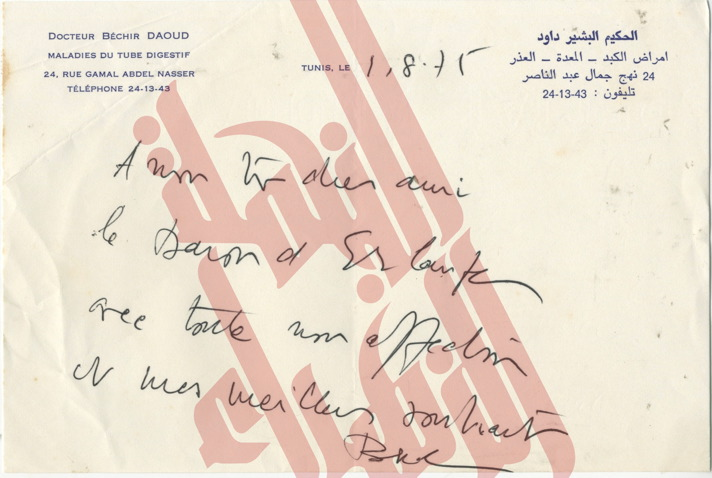
#> input picture DATA/004.jpg, 712 x 478 px; its folder holds 2 pictures in this run
$ python preprocess.py --input ../DATA --out out.png
#> lines starting #> are read from the running program, lines starting #| are printed output that depends on the picture; after the words box and inside, x2 and y2 are one past the last pixel; in counts of white or black regions, pixels touching at a corner belong together
import argparse, os, cv2, numpy as np

def deskew(gray):
    # Estimate skew via image moments
    coords = np.column_stack(np.where(gray < 255))
    if coords.size == 0:
        return gray
    angle = cv2.minAreaRect(coords.astype(np.float32))[-1]
    if angle < -45:
        angle = -(90 + angle)
    else:
        angle = -angle
    (h, w) = gray.shape[:2]
    M = cv2.getRotationMatrix2D((w // 2, h // 2), angle, 1.0)
    rotated = cv2.warpAffine(gray, M, (w, h), flags=cv2.INTER_CUBIC, borderMode=cv2.BORDER_REPLICATE)
    return rotated

def enhance(gray):
    # CLAHE for contrast + bilateral filter to reduce noise while keeping edges
    clahe = cv2.createCLAHE(clipLimit=2.0, tileGridSize=(8,8))
    c = clahe.apply(gray)
    return cv2.bilateralFilter(c, 5, 50, 50)

def binarize(gray):
    return cv2.adaptiveThreshold(gray, 255, cv2.ADAPTIVE_THRESH_GAUSSIAN_C,
                                 cv2.THRESH_BINARY, 31, 15)

def preprocess_one(src_path, out_dir):
    img = cv2.imread(src_path)
    if img is None:
        return None
    gray = cv2.cvtColor(img, cv2.COLOR_BGR2GRAY)
    gray = enhance(gray)
    gray = deskew(gray)
    bw = binarize(gray)
    os.makedirs(out_dir, exist_ok=True)
    out_path = os.path.join(out_dir, os.path.basename(src_path))
    cv2.imwrite(out_path, bw)
    return out_path

def main():
    ap = argparse.ArgumentParser()
    ap.add_argument('--input', required=True)
    ap.add_argument('--out', required=True)
    args = ap.parse_args()
    os.makedirs(args.out, exist_ok=True)
    for name in os.listdir(args.input):
        if name.lower().endswith(('.png','.jpg','.jpeg','.tif','.tiff','.bmp')):
            preprocess_one(os.path.join(args.input, name), args.out)
#> in preprocess_one, img is the input picture: shape (478, 712, 3); mean B, G, R 206.3, 221.7, 235.5
#> in preprocess_one, `gray = cv2.cvtColor(img, cv2.COLOR_BGR2GRAY)`:
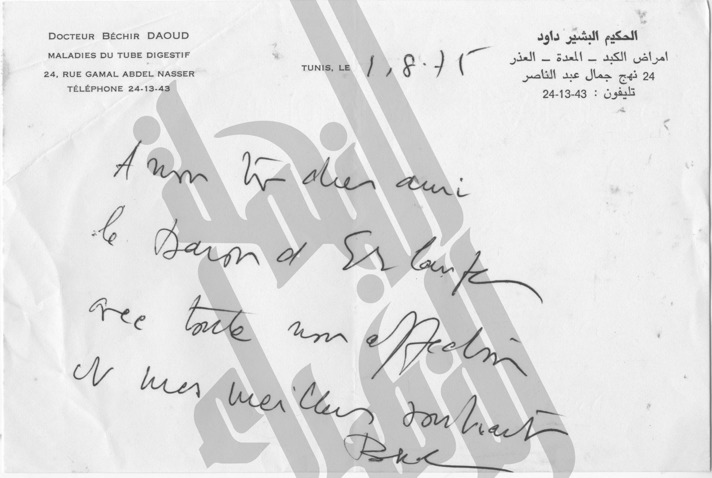
#> gray: shape (478, 712); min 57, max 255, mean 224.1
#> in enhance, `c = clahe.apply(gray)`:
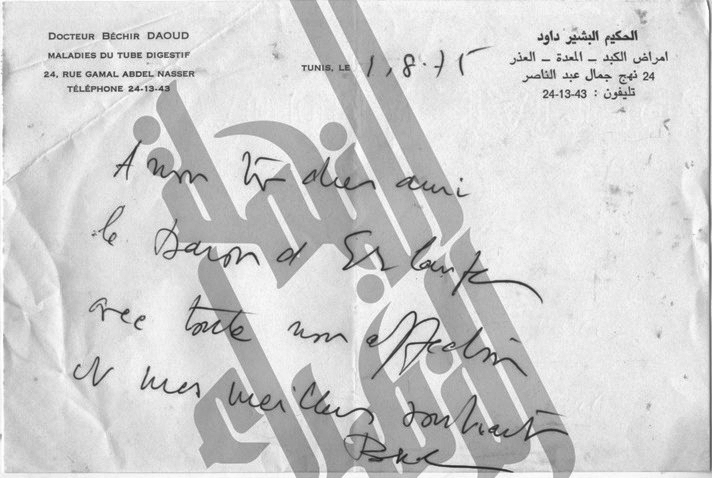
#> c: shape (478, 712); min 31, max 255, mean 208
#> in deskew, `coords = np.column_stack(np.where(gray < 255))`: coords = 340336 pairs, first value 0 to 477, second value 0 to 711
#> in deskew, `angle = cv2.minAreaRect(coords.astype(np.float32))[-1]`: angle = -90
#> in deskew, `angle = -(90 + angle)`: angle = 0
#> in deskew, `M = cv2.getRotationMatrix2D((w // 2, h // 2), angle, 1.0)`: M = [[1, 0, 0], [0, 1, 0]]
#> in binarize, `return cv2.adaptiveThreshold(gray, 255, cv2.ADAPTIVE_THRESH_GAUSSIAN_C..`:
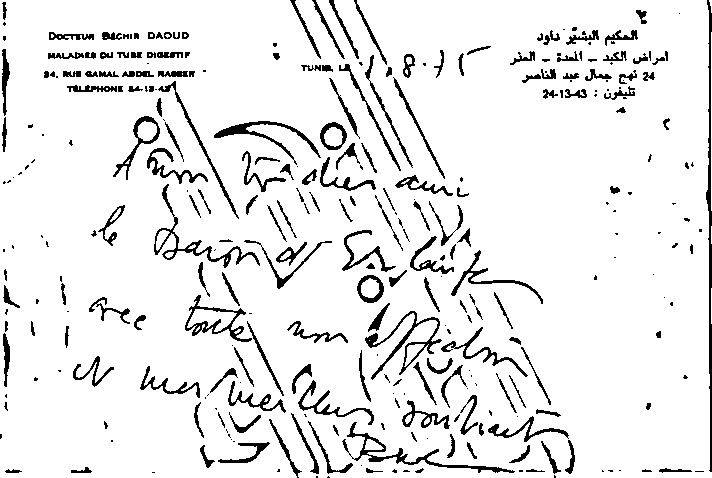
#> returned value: shape (478, 712); 91.5% white; 315 black regions (127 under 20 px), largest, box (x1, y1, x2, y2) and area: (706, 0, 712, 472) 1172, (342, 422, 515, 473) 946, (365, 311, 442, 380) 868
#> pass 2 of the loop in main, `for name in os.listdir(args.input):`:
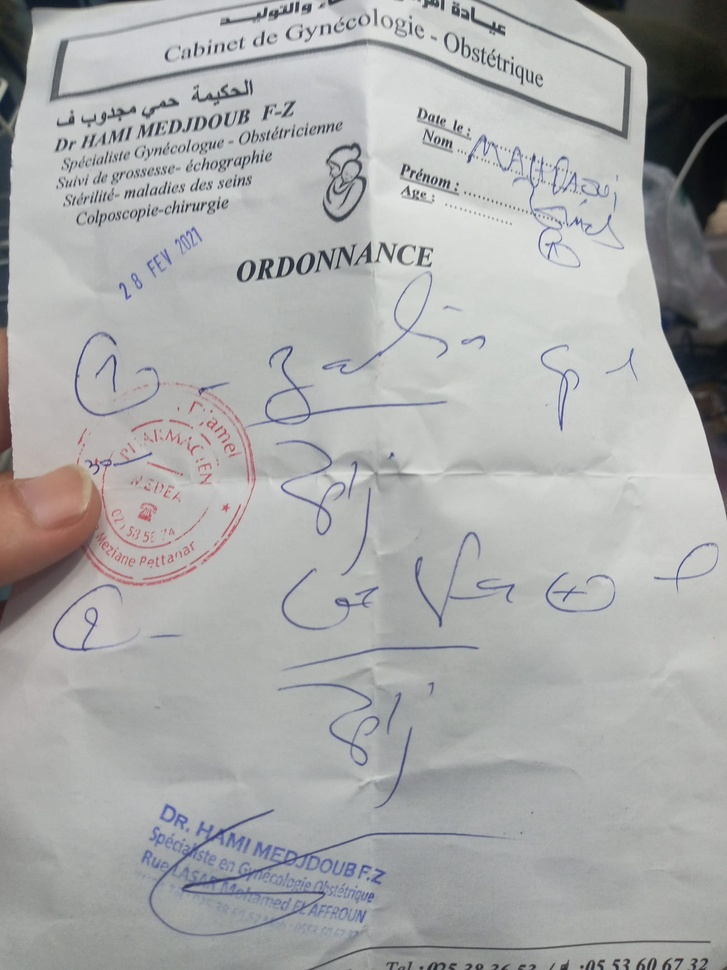
#> input picture DATA/155935879_3690312331017438_5541444963773869314_n.jpg, 727 x 970 px, shrunk from 1511 x 2015 before the run
#> in preprocess_one, img is the input picture: shape (970, 727, 3); mean B, G, R 170.8, 171, 170.2
#> gray: shape (970, 727)
#> in enhance (call 2), `c = clahe.apply(gray)`:
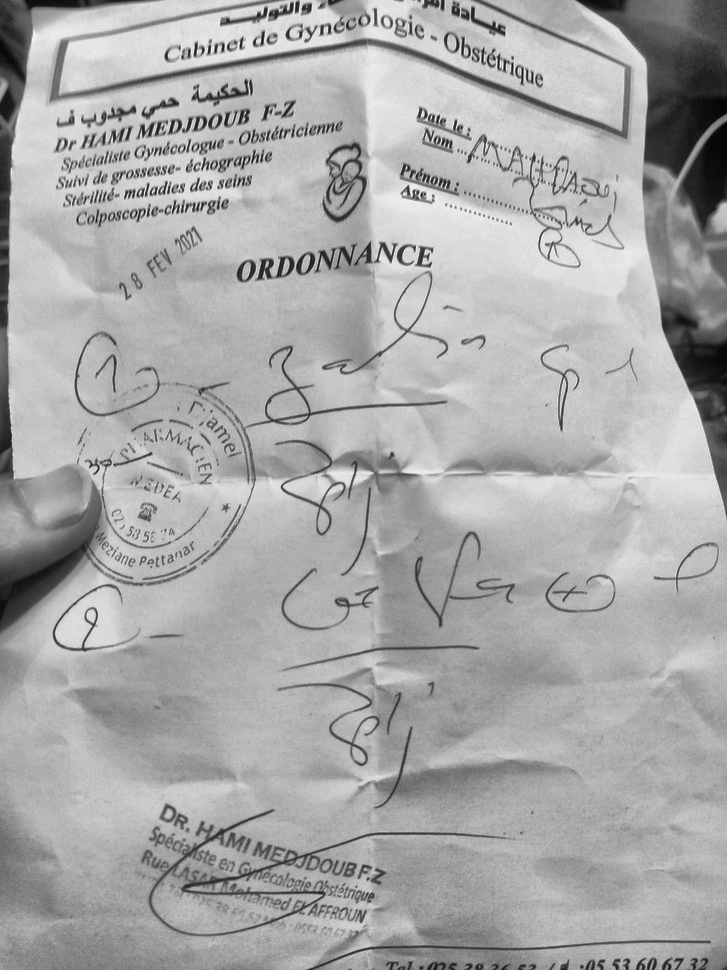
#> c: shape (970, 727); min 2, max 246, mean 168.4
#> in binarize (call 2), `return cv2.adaptiveThreshold(gray, 255, cv2.ADAPTIVE_THRESH_GAUSSIAN_C..`:
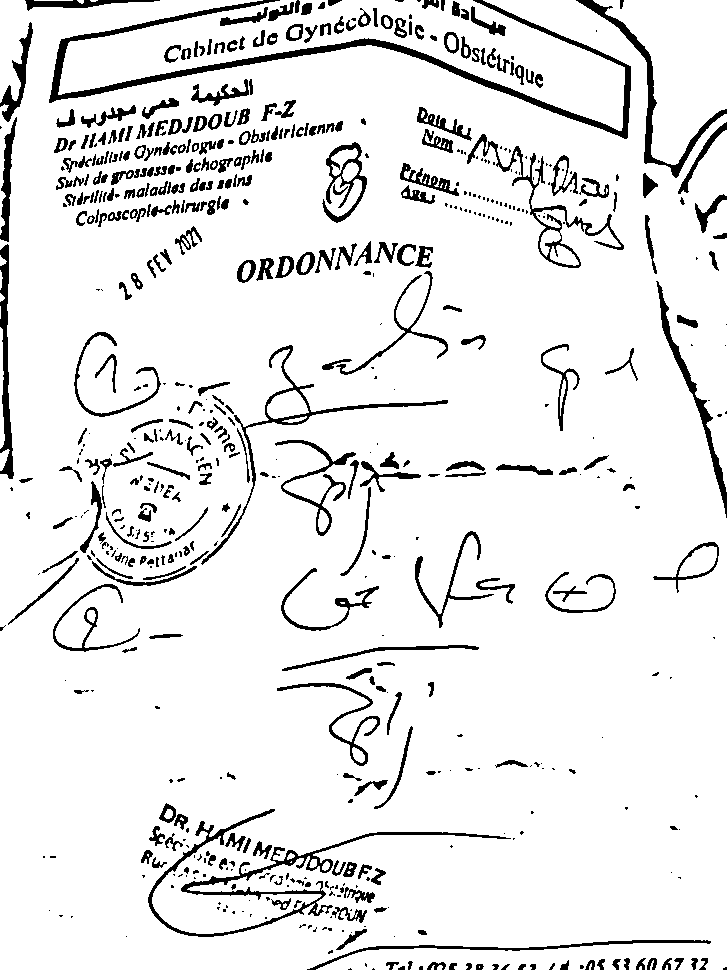
#> returned value: shape (970, 727); 91.1% white; 624 black regions (253 under 20 px), largest, box (x1, y1, x2, y2) and area: (49, 0, 631, 139) 6202, (148, 809, 511, 937) 3518, (576, 0, 727, 178) 1903

if __name__ == "__main__":
    main()
